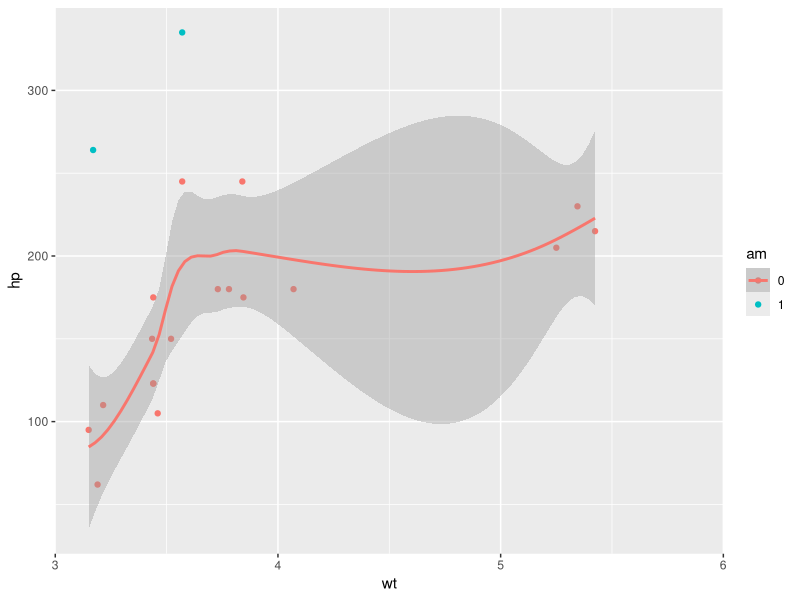
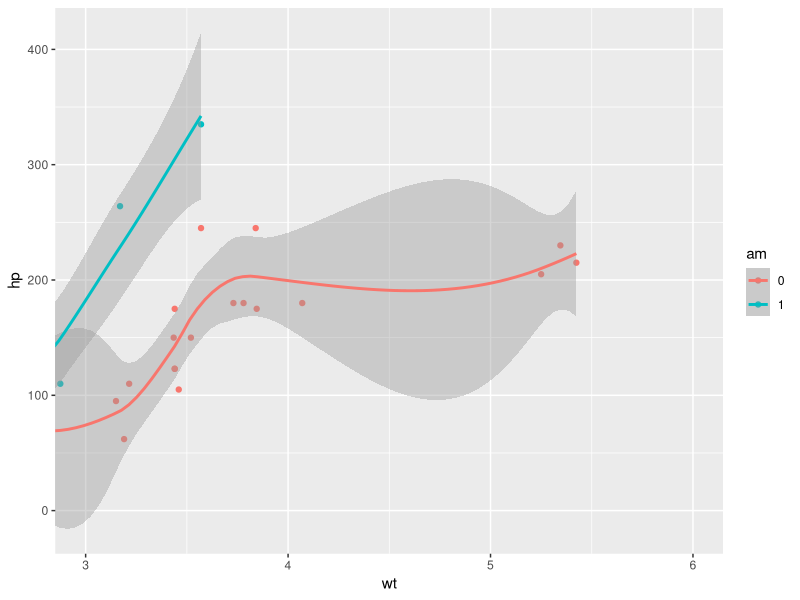
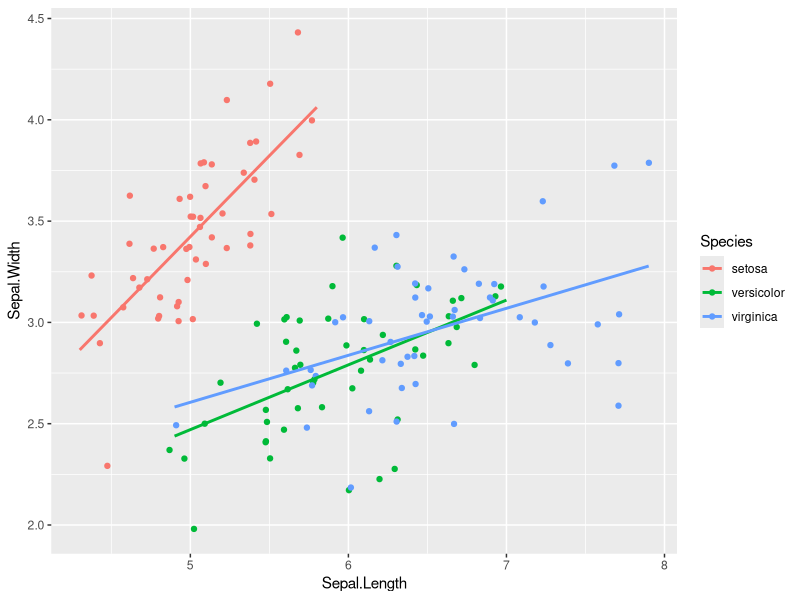
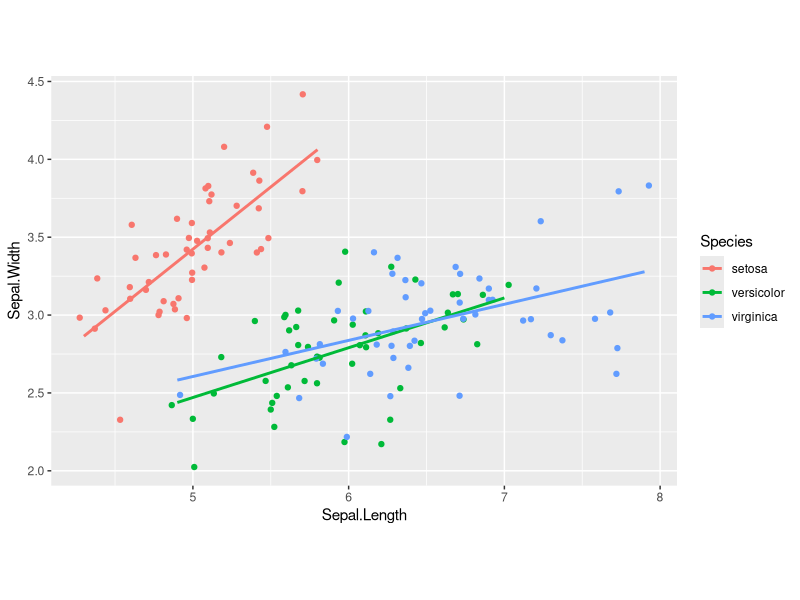
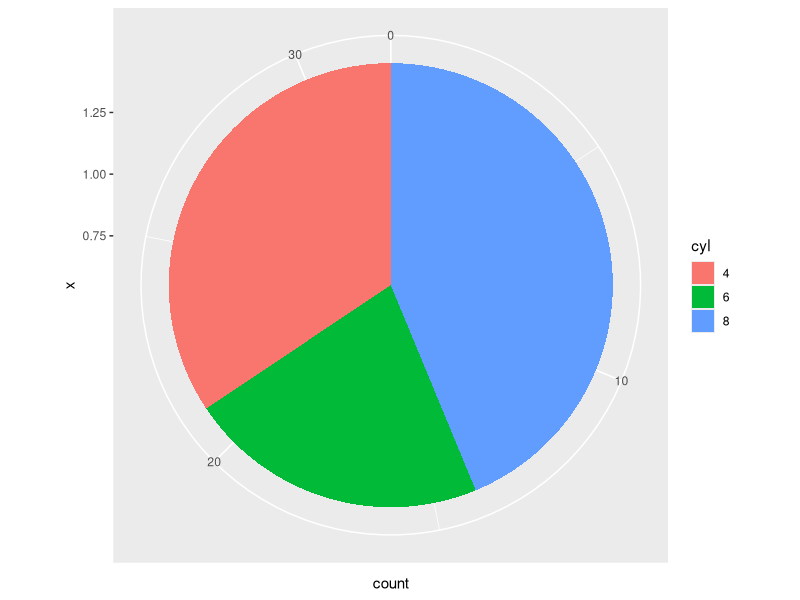
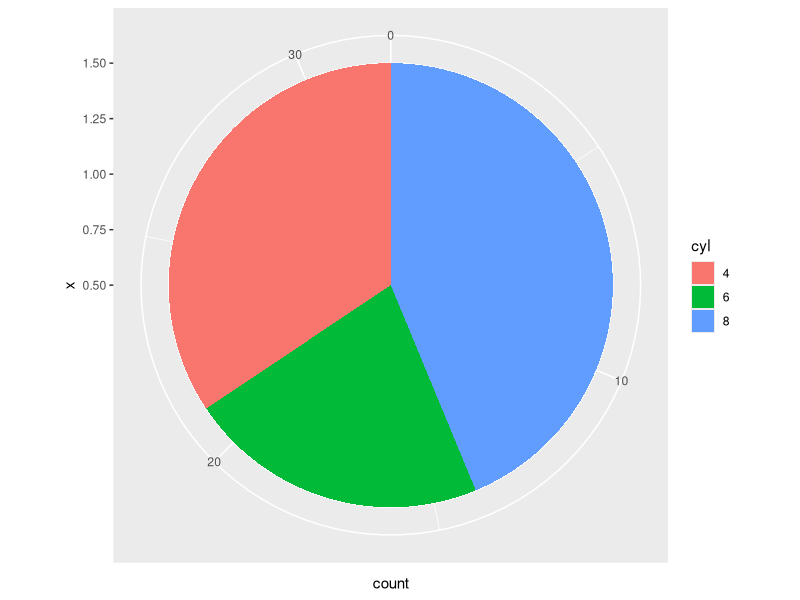
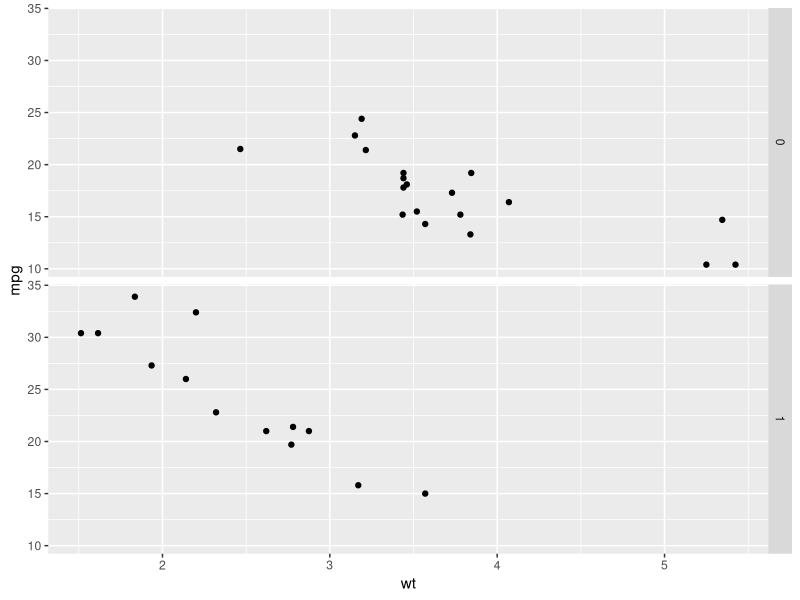
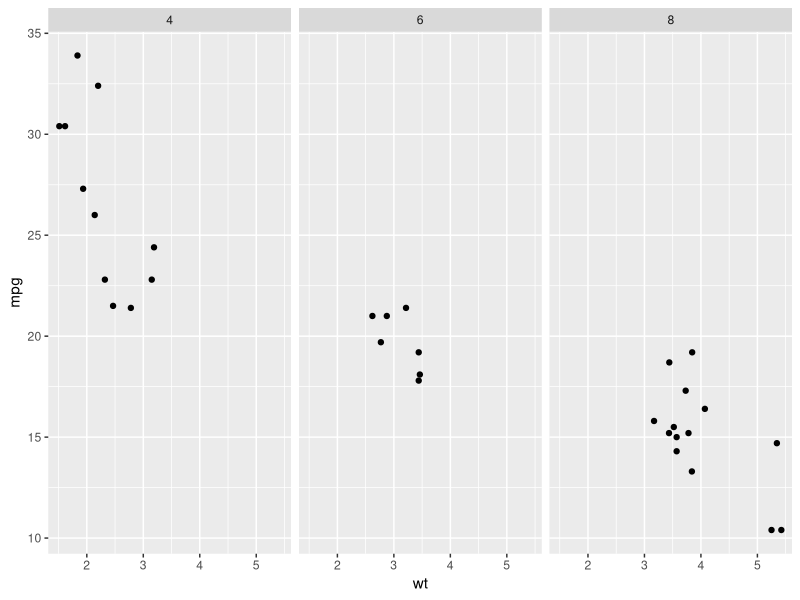

Recreate these plots in R, in order.
# this is a tutorial from datacamp's ggplot2 part 2
	# https://campus.datacamp.com/courses/data-visualization-with-ggplot2-2/chapter-1-statistics?ex=1

library("tidyverse")
library("car") # for dataset 'Vocab'
library("RColorBrewer")

# clean the data before exorcises

mtcars$cyl <- as.factor(mtcars$cyl)
mtcars$am <- as.factor(mtcars$am) 

mamsleep <- msleep %>%
	gather(sleep, time, -c(name, vore)) %>%
	filter(sleep %in% c("sleep_total", "sleep_rem"))

mamsleep$sleep <- gsub("sleep_", "", mamsleep$sleep)

anti_names <- mamsleep %>% 
	filter(is.na(time)) %>%
	select(name)

mamsleep <- mamsleep %>%
	anti_join(anti_names) %>%
	arrange(name)

# Zooming In

# Basic ggplot() command, coded for you
p <- ggplot(mtcars, aes(x = wt, y = hp, col = am)) + geom_point() + geom_smooth()

# Add scale_x_continuous
	# drops geom_smooth()
p + scale_x_continuous(limits = c(3,6), expand = c(0,0))

# The proper way to zoom in:
	# does not drop geom_smooth()
p + coord_cartesian(xlim = c(3,6))




# Aspect Ratio
	# given that both the units in the graph below are in cm, it would be illistrative to plot both variables with the same ratios 
	# 


# Complete basic scatter plot function
base.plot <- ggplot(iris, aes(x = Sepal.Length, y = Sepal.Width, col = Species)) +
               geom_jitter() +
               geom_smooth(method = "lm", se = F)

# Plot base.plot: default aspect ratio
base.plot

# Fix aspect ratio (1:1) of base.plot
base.plot + coord_equal()




# Pie Charts

# Create stacked bar plot: thin.bar
thin.bar <- ggplot(mtcars, aes(x = 1, fill = cyl)) +
              geom_bar()

# Convert thin.bar to pie chart
   # using just coord_polar() makes a target shapped plot
      # including theta = "y" argument creates the bar chart
thin.bar + coord_polar(theta = "y")

# Create stacked bar plot: wide.bar
wide.bar <- ggplot(mtcars, aes(x = 1, fill = cyl)) +
              geom_bar(width = 1)

# Convert wide.bar to pie chart
wide.bar + coord_polar(theta = "y")




# Facets Layer

# Facets: the basics

# Basic scatter plot:
p <- ggplot(mtcars, aes(x = wt, y = mpg)) +
  geom_point()

# Separate rows according to transmission type, am
p + facet_grid(am ~ .)

# Separate columns according to cylinders, cyl
p + facet_grid(. ~ cyl)

# Separate by both columns and rows 
p + facet_grid(am ~ cyl)



#  Many Variables

# Code to create the cyl_am col and myCol vector
mtcars$cyl_am <- paste(mtcars$cyl, mtcars$am, sep = "_")
myCol <- rbind(brewer.pal(9, "Blues")[c(3,6,8)],
               brewer.pal(9, "Reds")[c(3,6,8)])

# Basic scatter plot, add color scale:
ggplot(mtcars, aes(x = wt, y = mpg, col = cyl_am)) +
  geom_point() +
  scale_color_manual(values = myCol)

  
# Facet according on rows and columns.
ggplot(mtcars, aes(x = wt, y = mpg, col = cyl_am)) +
  geom_point() +
  scale_color_manual(values = myCol) +
  facet_grid(gear ~ vs)

# Add more variables
ggplot(mtcars, aes(x = wt, y = mpg, col = cyl_am, size = disp)) +
  geom_point() +
  scale_color_manual(values = myCol) +
  facet_grid(gear ~ vs)



# Dropping Levels

# Basic scatter plot
ggplot(mamsleep, aes(x = time, y = name, col = sleep)) +
	geom_point()

# Facet rows accoding to vore
		# notice that there is a lot of extra lines on the y axis
ggplot(mamsleep, aes(x = time, y = name, col = sleep)) +
	geom_point() +
	facet_grid(vore ~ .)

# Specify scale and space arguments to free up rows
ggplot(mamsleep, aes(x = time, y = name, col = sleep)) +
	geom_point() +
	facet_grid(vore ~ ., scale = "free_y", space = "free_y")